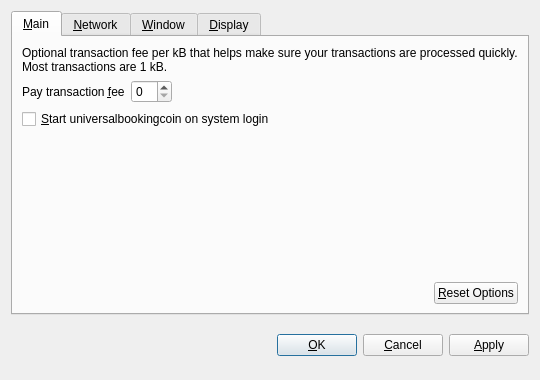
<?xml version="1.0" encoding="UTF-8"?>
<ui version="4.0">
 <class>OptionsDialog</class>
 <widget class="QDialog" name="OptionsDialog">
  <property name="geometry">
   <rect>
    <x>0</x>
    <y>0</y>
    <width>540</width>
    <height>380</height>
   </rect>
  </property>
  <property name="windowTitle">
   <string>Options</string>
  </property>
  <property name="modal">
   <bool>true</bool>
  </property>
  <layout class="QVBoxLayout" name="verticalLayout">
   <item>
    <widget class="QTabWidget" name="tabWidget">
     <property name="tabPosition">
      <enum>QTabWidget::North</enum>
     </property>
     <property name="currentIndex">
      <number>0</number>
     </property>
     <widget class="QWidget" name="tabMain">
      <attribute name="title">
       <string>&amp;Main</string>
      </attribute>
      <layout class="QVBoxLayout" name="verticalLayout_Main">
       <item>
        <widget class="QLabel" name="transactionFeeInfoLabel">
         <property name="text">
          <string>Optional transaction fee per kB that helps make sure your transactions are processed quickly. Most transactions are 1 kB.</string>
         </property>
         <property name="textFormat">
          <enum>Qt::PlainText</enum>
         </property>
         <property name="wordWrap">
          <bool>true</bool>
         </property>
        </widget>
       </item>
       <item>
        <layout class="QHBoxLayout" name="horizontalLayout_1_Main">
         <item>
          <widget class="QLabel" name="transactionFeeLabel">
           <property name="text">
            <string>Pay transaction &amp;fee</string>
           </property>
           <property name="textFormat">
            <enum>Qt::PlainText</enum>
           </property>
           <property name="buddy">
            <cstring>transactionFee</cstring>
           </property>
          </widget>
         </item>
         <item>
          <widget class="BitcoinAmountField" name="transactionFee"/>
         </item>
         <item>
          <spacer name="horizontalSpacer_1_Main">
           <property name="orientation">
            <enum>Qt::Horizontal</enum>
           </property>
           <property name="sizeHint" stdset="0">
            <size>
             <width>40</width>
             <height>20</height>
            </size>
           </property>
          </spacer>
         </item>
        </layout>
       </item>
       <item>
        <widget class="QCheckBox" name="bitcoinAtStartup">
         <property name="toolTip">
          <string>Automatically start universalbookingcoin after logging in to the system.</string>
         </property>
         <property name="text">
          <string>&amp;Start universalbookingcoin on system login</string>
         </property>
        </widget>
       </item>
       <item>
        <spacer name="verticalSpacer_Main">
         <property name="orientation">
          <enum>Qt::Vertical</enum>
         </property>
         <property name="sizeHint" stdset="0">
          <size>
           <width>20</width>
           <height>40</height>
          </size>
         </property>
        </spacer>
       </item>
       <item>
        <layout class="QHBoxLayout" name="horizontalLayout_2_Main">
         <item>
          <spacer name="horizontalSpacer_2_Main">
           <property name="orientation">
            <enum>Qt::Horizontal</enum>
           </property>
           <property name="sizeHint" stdset="0">
            <size>
             <width>40</width>
             <height>20</height>
            </size>
           </property>
          </spacer>
         </item>
         <item>
          <widget class="QPushButton" name="resetButton">
           <property name="toolTip">
            <string>Reset all client options to default.</string>
           </property>
           <property name="text">
            <string>&amp;Reset Options</string>
           </property>
           <property name="autoDefault">
            <bool>false</bool>
           </property>
          </widget>
         </item>
        </layout>
       </item>
      </layout>
     </widget>
     <widget class="QWidget" name="tabNetwork">
      <attribute name="title">
       <string>&amp;Network</string>
      </attribute>
      <layout class="QVBoxLayout" name="verticalLayout_Network">
       <item>
        <widget class="QCheckBox" name="mapPortUpnp">
         <property name="toolTip">
          <string>Automatically open the universalbookingcoin client port on the router. This only works when your router supports UPnP and it is enabled.</string>
         </property>
         <property name="text">
          <string>Map port using &amp;UPnP</string>
         </property>
        </widget>
       </item>
       <item>
        <widget class="QCheckBox" name="connectSocks">
         <property name="toolTip">
          <string>Connect to the universalbookingcoin network through a SOCKS proxy (e.g. when connecting through Tor).</string>
         </property>
         <property name="text">
          <string>&amp;Connect through SOCKS proxy:</string>
         </property>
        </widget>
       </item>
       <item>
        <layout class="QHBoxLayout" name="horizontalLayout_Network">
         <item>
          <widget class="QLabel" name="proxyIpLabel">
           <property name="text">
            <string>Proxy &amp;IP:</string>
           </property>
           <property name="textFormat">
            <enum>Qt::PlainText</enum>
           </property>
           <property name="buddy">
            <cstring>proxyIp</cstring>
           </property>
          </widget>
         </item>
         <item>
          <widget class="QValidatedLineEdit" name="proxyIp">
           <property name="maximumSize">
            <size>
             <width>140</width>
             <height>16777215</height>
            </size>
           </property>
           <property name="toolTip">
            <string>IP address of the proxy (e.g. 127.0.0.1)</string>
           </property>
          </widget>
         </item>
         <item>
          <widget class="QLabel" name="proxyPortLabel">
           <property name="text">
            <string>&amp;Port:</string>
           </property>
           <property name="textFormat">
            <enum>Qt::PlainText</enum>
           </property>
           <property name="buddy">
            <cstring>proxyPort</cstring>
           </property>
          </widget>
         </item>
         <item>
          <widget class="QLineEdit" name="proxyPort">
           <property name="maximumSize">
            <size>
             <width>55</width>
             <height>16777215</height>
            </size>
           </property>
           <property name="toolTip">
            <string>Port of the proxy (e.g. 9050)</string>
           </property>
          </widget>
         </item>
         <item>
          <widget class="QLabel" name="socksVersionLabel">
           <property name="text">
            <string>SOCKS &amp;Version:</string>
           </property>
           <property name="textFormat">
            <enum>Qt::PlainText</enum>
           </property>
           <property name="buddy">
            <cstring>socksVersion</cstring>
           </property>
          </widget>
         </item>
         <item>
          <widget class="QValueComboBox" name="socksVersion">
           <property name="toolTip">
            <string>SOCKS version of the proxy (e.g. 5)</string>
           </property>
          </widget>
         </item>
         <item>
          <spacer name="horizontalSpacer_Network">
           <property name="orientation">
            <enum>Qt::Horizontal</enum>
           </property>
           <property name="sizeHint" stdset="0">
            <size>
             <width>40</width>
             <height>20</height>
            </size>
           </property>
          </spacer>
         </item>
        </layout>
       </item>
       <item>
        <spacer name="verticalSpacer_Network">
         <property name="orientation">
          <enum>Qt::Vertical</enum>
         </property>
         <property name="sizeHint" stdset="0">
          <size>
           <width>20</width>
           <height>40</height>
          </size>
         </property>
        </spacer>
       </item>
      </layout>
     </widget>
     <widget class="QWidget" name="tabWindow">
      <attribute name="title">
       <string>&amp;Window</string>
      </attribute>
      <layout class="QVBoxLayout" name="verticalLayout_Window">
       <item>
        <widget class="QCheckBox" name="minimizeToTray">
         <property name="toolTip">
          <string>Show only a tray icon after minimizing the window.</string>
         </property>
         <property name="text">
          <string>&amp;Minimize to the tray instead of the taskbar</string>
         </property>
        </widget>
       </item>
       <item>
        <widget class="QCheckBox" name="minimizeOnClose">
         <property name="toolTip">
          <string>Minimize instead of exit the application when the window is closed. When this option is enabled, the application will be closed only after selecting Quit in the menu.</string>
         </property>
         <property name="text">
          <string>M&amp;inimize on close</string>
         </property>
        </widget>
       </item>
       <item>
        <spacer name="verticalSpacer_Window">
         <property name="orientation">
          <enum>Qt::Vertical</enum>
         </property>
         <property name="sizeHint" stdset="0">
          <size>
           <width>20</width>
           <height>40</height>
          </size>
         </property>
        </spacer>
       </item>
      </layout>
     </widget>
     <widget class="QWidget" name="tabDisplay">
      <attribute name="title">
       <string>&amp;Display</string>
      </attribute>
      <layout class="QVBoxLayout" name="verticalLayout_Display">
       <item>
        <layout class="QHBoxLayout" name="horizontalLayout_1_Display">
         <item>
          <widget class="QLabel" name="langLabel">
           <property name="text">
            <string>User Interface &amp;language:</string>
           </property>
           <property name="textFormat">
            <enum>Qt::PlainText</enum>
           </property>
           <property name="buddy">
            <cstring>lang</cstring>
           </property>
          </widget>
         </item>
         <item>
          <widget class="QValueComboBox" name="lang">
           <property name="toolTip">
            <string>The user interface language can be set here. This setting will take effect after restarting universalbookingcoin.</string>
           </property>
          </widget>
         </item>
        </layout>
       </item>
       <item>
        <layout class="QHBoxLayout" name="horizontalLayout_2_Display">
         <item>
          <widget class="QLabel" name="unitLabel">
           <property name="text">
            <string>&amp;Unit to show amounts in:</string>
           </property>
           <property name="textFormat">
            <enum>Qt::PlainText</enum>
           </property>
           <property name="buddy">
            <cstring>unit</cstring>
           </property>
          </widget>
         </item>
         <item>
          <widget class="QValueComboBox" name="unit">
           <property name="toolTip">
            <string>Choose the default subdivision unit to show in the interface and when sending coins.</string>
           </property>
          </widget>
         </item>
        </layout>
       </item>
       <item>
        <widget class="QCheckBox" name="displayAddresses">
         <property name="toolTip">
          <string>Whether to show universalbookingcoin addresses in the transaction list or not.</string>
         </property>
         <property name="text">
          <string>&amp;Display addresses in transaction list</string>
         </property>
        </widget>
       </item>
       <item>
        <widget class="QCheckBox" name="coinControlFeatures">
         <property name="toolTip">
          <string>Whether to show coin control features or not.</string>
         </property>
         <property name="text">
          <string>Display coin &amp;control features (experts only!)</string>
         </property>
        </widget>
       </item>
       <item>
        <spacer name="verticalSpacer_Display">
         <property name="orientation">
          <enum>Qt::Vertical</enum>
         </property>
         <property name="sizeHint" stdset="0">
          <size>
           <width>20</width>
           <height>40</height>
          </size>
         </property>
        </spacer>
       </item>
      </layout>
     </widget>
    </widget>
   </item>
   <item>
    <layout class="QHBoxLayout" name="horizontalLayout_Buttons">
     <item>
      <spacer name="horizontalSpacer_1">
       <property name="orientation">
        <enum>Qt::Horizontal</enum>
       </property>
       <property name="sizeHint" stdset="0">
        <size>
         <width>40</width>
         <height>48</height>
        </size>
       </property>
      </spacer>
     </item>
     <item>
      <widget class="QLabel" name="statusLabel">
       <property name="font">
        <font>
         <weight>75</weight>
         <bold>true</bold>
        </font>
       </property>
       <property name="text">
        <string/>
       </property>
       <property name="textFormat">
        <enum>Qt::PlainText</enum>
       </property>
       <property name="wordWrap">
        <bool>true</bool>
       </property>
      </widget>
     </item>
     <item>
      <spacer name="horizontalSpacer_2">
       <property name="orientation">
        <enum>Qt::Horizontal</enum>
       </property>
       <property name="sizeHint" stdset="0">
        <size>
         <width>40</width>
         <height>48</height>
        </size>
       </property>
      </spacer>
     </item>
     <item>
      <widget class="QPushButton" name="okButton">
       <property name="text">
        <string>&amp;OK</string>
       </property>
      </widget>
     </item>
     <item>
      <widget class="QPushButton" name="cancelButton">
       <property name="text">
        <string>&amp;Cancel</string>
       </property>
       <property name="autoDefault">
        <bool>false</bool>
       </property>
      </widget>
     </item>
     <item>
      <widget class="QPushButton" name="applyButton">
       <property name="text">
        <string>&amp;Apply</string>
       </property>
       <property name="autoDefault">
        <bool>false</bool>
       </property>
      </widget>
     </item>
    </layout>
   </item>
  </layout>
 </widget>
 <customwidgets>
  <customwidget>
   <class>BitcoinAmountField</class>
   <extends>QSpinBox</extends>
   <header>bitcoinamountfield.h</header>
  </customwidget>
  <customwidget>
   <class>QValueComboBox</class>
   <extends>QComboBox</extends>
   <header>qvaluecombobox.h</header>
  </customwidget>
  <customwidget>
   <class>QValidatedLineEdit</class>
   <extends>QLineEdit</extends>
   <header>qvalidatedlineedit.h</header>
  </customwidget>
 </customwidgets>
 <resources/>
 <connections/>
</ui>
